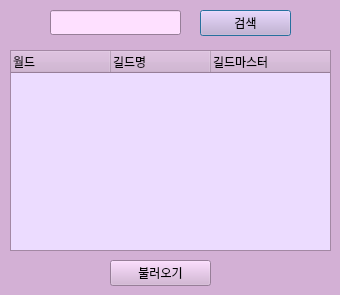
<?xml version="1.0" encoding="UTF-8"?>
<ui version="4.0">
 <class>Dialog</class>
 <widget class="QDialog" name="Dialog">
  <property name="geometry">
   <rect>
    <x>0</x>
    <y>0</y>
    <width>340</width>
    <height>295</height>
   </rect>
  </property>
  <property name="minimumSize">
   <size>
    <width>320</width>
    <height>280</height>
   </size>
  </property>
  <property name="maximumSize">
   <size>
    <width>500</width>
    <height>400</height>
   </size>
  </property>
  <property name="palette">
   <palette>
    <active>
     <colorrole role="WindowText">
      <brush brushstyle="SolidPattern">
       <color alpha="255">
        <red>0</red>
        <green>0</green>
        <blue>0</blue>
       </color>
      </brush>
     </colorrole>
     <colorrole role="Button">
      <brush brushstyle="SolidPattern">
       <color alpha="255">
        <red>211</red>
        <green>176</green>
        <blue>213</blue>
       </color>
      </brush>
     </colorrole>
     <colorrole role="Light">
      <brush brushstyle="SolidPattern">
       <color alpha="255">
        <red>255</red>
        <green>255</green>
        <blue>255</blue>
       </color>
      </brush>
     </colorrole>
     <colorrole role="Midlight">
      <brush brushstyle="SolidPattern">
       <color alpha="255">
        <red>233</red>
        <green>215</green>
        <blue>234</blue>
       </color>
      </brush>
     </colorrole>
     <colorrole role="Dark">
      <brush brushstyle="SolidPattern">
       <color alpha="255">
        <red>105</red>
        <green>88</green>
        <blue>106</blue>
       </color>
      </brush>
     </colorrole>
     <colorrole role="Mid">
      <brush brushstyle="SolidPattern">
       <color alpha="255">
        <red>141</red>
        <green>117</green>
        <blue>142</blue>
       </color>
      </brush>
     </colorrole>
     <colorrole role="Text">
      <brush brushstyle="SolidPattern">
       <color alpha="255">
        <red>0</red>
        <green>0</green>
        <blue>0</blue>
       </color>
      </brush>
     </colorrole>
     <colorrole role="BrightText">
      <brush brushstyle="SolidPattern">
       <color alpha="255">
        <red>255</red>
        <green>255</green>
        <blue>255</blue>
       </color>
      </brush>
     </colorrole>
     <colorrole role="ButtonText">
      <brush brushstyle="SolidPattern">
       <color alpha="255">
        <red>0</red>
        <green>0</green>
        <blue>0</blue>
       </color>
      </brush>
     </colorrole>
     <colorrole role="Base">
      <brush brushstyle="SolidPattern">
       <color alpha="255">
        <red>255</red>
        <green>255</green>
        <blue>255</blue>
       </color>
      </brush>
     </colorrole>
     <colorrole role="Window">
      <brush brushstyle="SolidPattern">
       <color alpha="255">
        <red>211</red>
        <green>176</green>
        <blue>213</blue>
       </color>
      </brush>
     </colorrole>
     <colorrole role="Shadow">
      <brush brushstyle="SolidPattern">
       <color alpha="255">
        <red>0</red>
        <green>0</green>
        <blue>0</blue>
       </color>
      </brush>
     </colorrole>
     <colorrole role="AlternateBase">
      <brush brushstyle="SolidPattern">
       <color alpha="255">
        <red>233</red>
        <green>215</green>
        <blue>234</blue>
       </color>
      </brush>
     </colorrole>
     <colorrole role="ToolTipBase">
      <brush brushstyle="SolidPattern">
       <color alpha="255">
        <red>255</red>
        <green>255</green>
        <blue>220</blue>
       </color>
      </brush>
     </colorrole>
     <colorrole role="ToolTipText">
      <brush brushstyle="SolidPattern">
       <color alpha="255">
        <red>0</red>
        <green>0</green>
        <blue>0</blue>
       </color>
      </brush>
     </colorrole>
    </active>
    <inactive>
     <colorrole role="WindowText">
      <brush brushstyle="SolidPattern">
       <color alpha="255">
        <red>0</red>
        <green>0</green>
        <blue>0</blue>
       </color>
      </brush>
     </colorrole>
     <colorrole role="Button">
      <brush brushstyle="SolidPattern">
       <color alpha="255">
        <red>211</red>
        <green>176</green>
        <blue>213</blue>
       </color>
      </brush>
     </colorrole>
     <colorrole role="Light">
      <brush brushstyle="SolidPattern">
       <color alpha="255">
        <red>255</red>
        <green>255</green>
        <blue>255</blue>
       </color>
      </brush>
     </colorrole>
     <colorrole role="Midlight">
      <brush brushstyle="SolidPattern">
       <color alpha="255">
        <red>233</red>
        <green>215</green>
        <blue>234</blue>
       </color>
      </brush>
     </colorrole>
     <colorrole role="Dark">
      <brush brushstyle="SolidPattern">
       <color alpha="255">
        <red>105</red>
        <green>88</green>
        <blue>106</blue>
       </color>
      </brush>
     </colorrole>
     <colorrole role="Mid">
      <brush brushstyle="SolidPattern">
       <color alpha="255">
        <red>141</red>
        <green>117</green>
        <blue>142</blue>
       </color>
      </brush>
     </colorrole>
     <colorrole role="Text">
      <brush brushstyle="SolidPattern">
       <color alpha="255">
        <red>0</red>
        <green>0</green>
        <blue>0</blue>
       </color>
      </brush>
     </colorrole>
     <colorrole role="BrightText">
      <brush brushstyle="SolidPattern">
       <color alpha="255">
        <red>255</red>
        <green>255</green>
        <blue>255</blue>
       </color>
      </brush>
     </colorrole>
     <colorrole role="ButtonText">
      <brush brushstyle="SolidPattern">
       <color alpha="255">
        <red>0</red>
        <green>0</green>
        <blue>0</blue>
       </color>
      </brush>
     </colorrole>
     <colorrole role="Base">
      <brush brushstyle="SolidPattern">
       <color alpha="255">
        <red>255</red>
        <green>255</green>
        <blue>255</blue>
       </color>
      </brush>
     </colorrole>
     <colorrole role="Window">
      <brush brushstyle="SolidPattern">
       <color alpha="255">
        <red>211</red>
        <green>176</green>
        <blue>213</blue>
       </color>
      </brush>
     </colorrole>
     <colorrole role="Shadow">
      <brush brushstyle="SolidPattern">
       <color alpha="255">
        <red>0</red>
        <green>0</green>
        <blue>0</blue>
       </color>
      </brush>
     </colorrole>
     <colorrole role="AlternateBase">
      <brush brushstyle="SolidPattern">
       <color alpha="255">
        <red>233</red>
        <green>215</green>
        <blue>234</blue>
       </color>
      </brush>
     </colorrole>
     <colorrole role="ToolTipBase">
      <brush brushstyle="SolidPattern">
       <color alpha="255">
        <red>255</red>
        <green>255</green>
        <blue>220</blue>
       </color>
      </brush>
     </colorrole>
     <colorrole role="ToolTipText">
      <brush brushstyle="SolidPattern">
       <color alpha="255">
        <red>0</red>
        <green>0</green>
        <blue>0</blue>
       </color>
      </brush>
     </colorrole>
    </inactive>
    <disabled>
     <colorrole role="WindowText">
      <brush brushstyle="SolidPattern">
       <color alpha="255">
        <red>105</red>
        <green>88</green>
        <blue>106</blue>
       </color>
      </brush>
     </colorrole>
     <colorrole role="Button">
      <brush brushstyle="SolidPattern">
       <color alpha="255">
        <red>211</red>
        <green>176</green>
        <blue>213</blue>
       </color>
      </brush>
     </colorrole>
     <colorrole role="Light">
      <brush brushstyle="SolidPattern">
       <color alpha="255">
        <red>255</red>
        <green>255</green>
        <blue>255</blue>
       </color>
      </brush>
     </colorrole>
     <colorrole role="Midlight">
      <brush brushstyle="SolidPattern">
       <color alpha="255">
        <red>233</red>
        <green>215</green>
        <blue>234</blue>
       </color>
      </brush>
     </colorrole>
     <colorrole role="Dark">
      <brush brushstyle="SolidPattern">
       <color alpha="255">
        <red>105</red>
        <green>88</green>
        <blue>106</blue>
       </color>
      </brush>
     </colorrole>
     <colorrole role="Mid">
      <brush brushstyle="SolidPattern">
       <color alpha="255">
        <red>141</red>
        <green>117</green>
        <blue>142</blue>
       </color>
      </brush>
     </colorrole>
     <colorrole role="Text">
      <brush brushstyle="SolidPattern">
       <color alpha="255">
        <red>105</red>
        <green>88</green>
        <blue>106</blue>
       </color>
      </brush>
     </colorrole>
     <colorrole role="BrightText">
      <brush brushstyle="SolidPattern">
       <color alpha="255">
        <red>255</red>
        <green>255</green>
        <blue>255</blue>
       </color>
      </brush>
     </colorrole>
     <colorrole role="ButtonText">
      <brush brushstyle="SolidPattern">
       <color alpha="255">
        <red>105</red>
        <green>88</green>
        <blue>106</blue>
       </color>
      </brush>
     </colorrole>
     <colorrole role="Base">
      <brush brushstyle="SolidPattern">
       <color alpha="255">
        <red>211</red>
        <green>176</green>
        <blue>213</blue>
       </color>
      </brush>
     </colorrole>
     <colorrole role="Window">
      <brush brushstyle="SolidPattern">
       <color alpha="255">
        <red>211</red>
        <green>176</green>
        <blue>213</blue>
       </color>
      </brush>
     </colorrole>
     <colorrole role="Shadow">
      <brush brushstyle="SolidPattern">
       <color alpha="255">
        <red>0</red>
        <green>0</green>
        <blue>0</blue>
       </color>
      </brush>
     </colorrole>
     <colorrole role="AlternateBase">
      <brush brushstyle="SolidPattern">
       <color alpha="255">
        <red>211</red>
        <green>176</green>
        <blue>213</blue>
       </color>
      </brush>
     </colorrole>
     <colorrole role="ToolTipBase">
      <brush brushstyle="SolidPattern">
       <color alpha="255">
        <red>255</red>
        <green>255</green>
        <blue>220</blue>
       </color>
      </brush>
     </colorrole>
     <colorrole role="ToolTipText">
      <brush brushstyle="SolidPattern">
       <color alpha="255">
        <red>0</red>
        <green>0</green>
        <blue>0</blue>
       </color>
      </brush>
     </colorrole>
    </disabled>
   </palette>
  </property>
  <property name="windowTitle">
   <string>Guild Search</string>
  </property>
  <widget class="QLineEdit" name="searchTxt">
   <property name="geometry">
    <rect>
     <x>50</x>
     <y>10</y>
     <width>131</width>
     <height>25</height>
    </rect>
   </property>
   <property name="sizePolicy">
    <sizepolicy hsizetype="Fixed" vsizetype="Fixed">
     <horstretch>0</horstretch>
     <verstretch>0</verstretch>
    </sizepolicy>
   </property>
   <property name="palette">
    <palette>
     <active>
      <colorrole role="Base">
       <brush brushstyle="SolidPattern">
        <color alpha="255">
         <red>254</red>
         <green>224</green>
         <blue>255</blue>
        </color>
       </brush>
      </colorrole>
     </active>
     <inactive>
      <colorrole role="Base">
       <brush brushstyle="SolidPattern">
        <color alpha="255">
         <red>254</red>
         <green>224</green>
         <blue>255</blue>
        </color>
       </brush>
      </colorrole>
     </inactive>
     <disabled>
      <colorrole role="Base">
       <brush brushstyle="SolidPattern">
        <color alpha="255">
         <red>211</red>
         <green>176</green>
         <blue>213</blue>
        </color>
       </brush>
      </colorrole>
     </disabled>
    </palette>
   </property>
   <property name="font">
    <font>
     <family>나눔스퀘어라운드 Regular</family>
    </font>
   </property>
   <property name="inputMethodHints">
    <set>Qt::ImhNone</set>
   </property>
   <property name="text">
    <string/>
   </property>
   <property name="maxLength">
    <number>6</number>
   </property>
  </widget>
  <widget class="QPushButton" name="searchBtn">
   <property name="geometry">
    <rect>
     <x>200</x>
     <y>10</y>
     <width>91</width>
     <height>26</height>
    </rect>
   </property>
   <property name="font">
    <font>
     <family>나눔스퀘어라운드 Light</family>
    </font>
   </property>
   <property name="text">
    <string>검색</string>
   </property>
  </widget>
  <widget class="QPushButton" name="getMembers">
   <property name="geometry">
    <rect>
     <x>110</x>
     <y>260</y>
     <width>101</width>
     <height>26</height>
    </rect>
   </property>
   <property name="font">
    <font>
     <family>나눔스퀘어라운드 Regular</family>
    </font>
   </property>
   <property name="text">
    <string>불러오기</string>
   </property>
  </widget>
  <widget class="QTreeWidget" name="guildList">
   <property name="geometry">
    <rect>
     <x>10</x>
     <y>50</y>
     <width>321</width>
     <height>201</height>
    </rect>
   </property>
   <property name="palette">
    <palette>
     <active>
      <colorrole role="Base">
       <brush brushstyle="SolidPattern">
        <color alpha="255">
         <red>236</red>
         <green>220</green>
         <blue>255</blue>
        </color>
       </brush>
      </colorrole>
      <colorrole role="NoRole">
       <brush brushstyle="SolidPattern">
        <color alpha="255">
         <red>248</red>
         <green>238</green>
         <blue>255</blue>
        </color>
       </brush>
      </colorrole>
     </active>
     <inactive>
      <colorrole role="Base">
       <brush brushstyle="SolidPattern">
        <color alpha="255">
         <red>236</red>
         <green>220</green>
         <blue>255</blue>
        </color>
       </brush>
      </colorrole>
      <colorrole role="NoRole">
       <brush brushstyle="SolidPattern">
        <color alpha="255">
         <red>248</red>
         <green>238</green>
         <blue>255</blue>
        </color>
       </brush>
      </colorrole>
     </inactive>
     <disabled>
      <colorrole role="Base">
       <brush brushstyle="SolidPattern">
        <color alpha="255">
         <red>211</red>
         <green>176</green>
         <blue>213</blue>
        </color>
       </brush>
      </colorrole>
      <colorrole role="NoRole">
       <brush brushstyle="SolidPattern">
        <color alpha="255">
         <red>248</red>
         <green>238</green>
         <blue>255</blue>
        </color>
       </brush>
      </colorrole>
     </disabled>
    </palette>
   </property>
   <column>
    <property name="text">
     <string>월드</string>
    </property>
   </column>
   <column>
    <property name="text">
     <string>길드명</string>
    </property>
   </column>
   <column>
    <property name="text">
     <string>길드마스터</string>
    </property>
   </column>
  </widget>
 </widget>
 <resources/>
 <connections/>
</ui>
